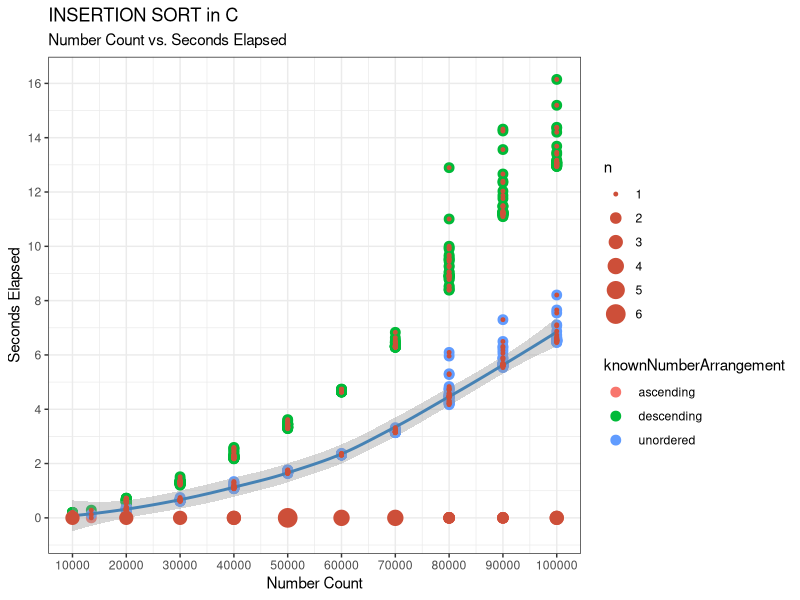

Source code (R):
# REQUIRED LIBRARIES
library(ggplot2)   # Create Elegant Data Visualisations Using the Grammar of Graphics
library(ggrepel)   # Automatically Position Non-Overlapping Text Labels with 'ggplot2'
# library(ggalt)     # Extra Coordinate Systems, 'Geoms', Statistical Transformations,
									 # Scales and Fonts for 'ggplot2'

# GRUNT WORK
# Make it  more readable
projectLocation <- "/Users/can/Documents/Family/Can/Master/
University Passau/
Semesters/
WS 19:20/
Empirical Methods for Software Engineering/
EMSE | Exercise/
Sorting\ Algorithm\ Implementations/
insertion-sort"

# The above multi-line style needs the removal of new-line characters
directory <- gsub("\n", "", projectLocation)

# Set and check the working directory
setwd(directory)
getwd()

# PRE-PLOTTING GRUNT WORK
# Turn-off the scientific notation like 1e+48
options(scipen=999)

# Pre-set the BW theme
theme_set(theme_bw())

# DATA OPERATIONS
# Retrieve the data
insertionSortResults <- read.csv("results-insertion-sort.csv")

# Crop the data set
# Otherwise there is too much data to display
# It gets highly noisy
firstNinetyRows <- 90
chunk <- sample(insertionSortResults[1:firstNinetyRows,])
# View(chunk)

# Modularly controlling which data set gets displayed
dataSet <- insertionSortResults

# The usage of the data set
# Also related to making labelling below better for the eyes
numberCount <- dataSet$NumberCount
secondsElapsed <- dataSet$SecondsElapsed
knownNumberArrangement <- dataSet$KnownNumberArrangement

# PLOT IT...
ggplot(dataSet, aes(x = numberCount, 
										y = secondsElapsed)) + 
	# request a box plot
	# geom_boxplot(varwidth = T, fill= "plum")
	# request a scatterplot
	geom_point(aes(col = knownNumberArrangement),
						 size = 3) +
	# request a violin box
	# geom_violin() +
	# add a smoothing layer
	# the line of the best fit / trendline
	geom_smooth(method = "loess", 
							col = "steelblue", 
							size = 1) +
	# counts chart / overcoming the problem of data points that overlap
	geom_count(col = "tomato3") +
	ggtitle("INSERTION SORT in C", 
					subtitle = "Number Count vs. Seconds Elapsed") +
	xlab("Number Count") +
	ylab("Seconds Elapsed") +
	scale_x_continuous(breaks = seq(10000, 100000, 10000)) +
	scale_y_continuous(breaks = seq(0, 20, 2))
	# add labelling to the data points
	# geom_text_repel(aes(label = knownNumberArrangement), size = 2, data = dataSet)